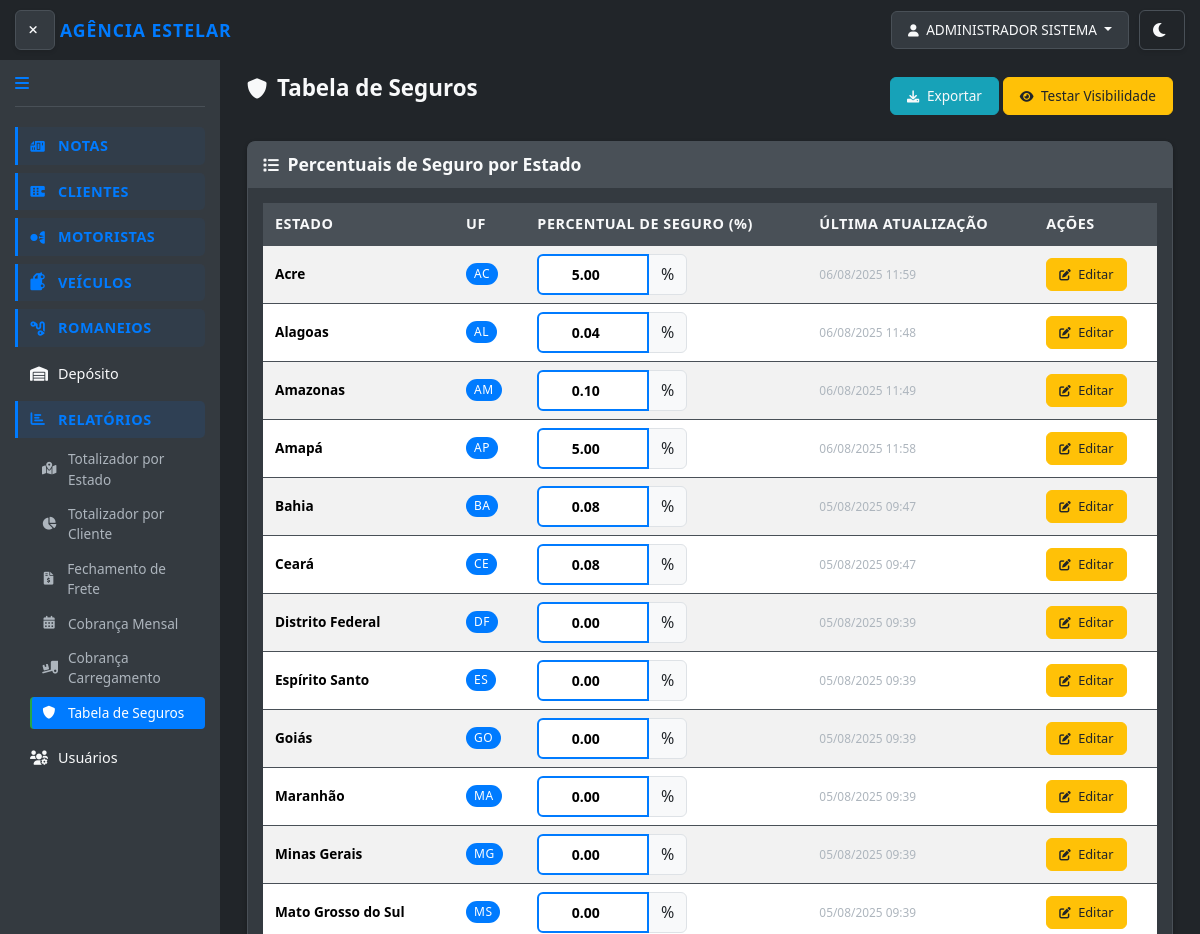
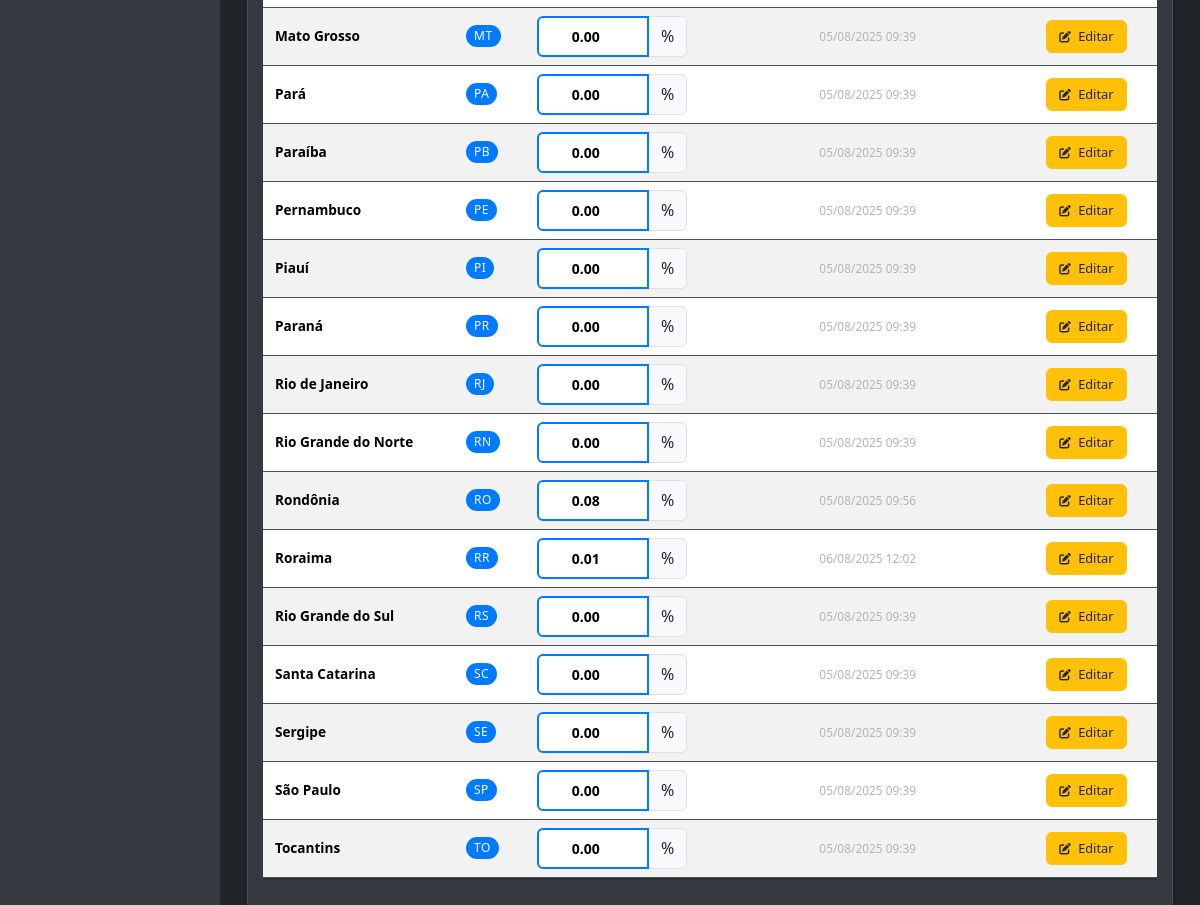
Page /notas/tabela-seguros/ (signed in) on the committed database (2 pictures, top to bottom).
### notas/models.py (models this page shows, shortened)
class UpperCaseMixin:
    def save(self, *args, **kwargs):
        for field in self._meta.fields:
            if hasattr(field, 'max_length') and hasattr(self, field.name):
                value = getattr(self, field.name)
                if value and isinstance(value, str):
                    exclude_fields = [
                        'email', 'password', 'username', 'cpf', 'cnpj',
                        'cnh', 'chassi', 'renavam', 'placa', 'cep',
                        'telefone', 'rntrc', 'numero_consulta', 'tipo_usuario'
                    ]
                    if field.name not in exclude_fields:
                        setattr(self, field.name, value.upper())
        super().save(*args, **kwargs)

class Usuario(UpperCaseMixin, AbstractUser):
    TIPO_USUARIO_CHOICES = [
        ('admin', 'Administrador'),
        ('funcionario', 'Funcionário'),
        ('cliente', 'Cliente'),
    ]
    tipo_usuario = models.CharField(
        max_length=20,
        choices=TIPO_USUARIO_CHOICES,
        default='funcionario',
        verbose_name="Tipo de Usuário"
    )
    cliente = models.ForeignKey(
        Cliente,
        on_delete=models.CASCADE,
        null=True,
        blank=True,
        verbose_name="Cliente Vinculado"
    )
    telefone = models.CharField(max_length=20, blank=True, verbose_name="Telefone")
    ultimo_acesso = models.DateTimeField(null=True, blank=True, verbose_name="Último Acesso")
    REQUIRED_FIELDS = ['email', 'first_name', 'last_name']
    USERNAME_FIELD = 'username'
    is_authenticated = True
    is_anonymous = False
    objects = UsuarioManager()
    class Meta:
        verbose_name = "Usuário"
        verbose_name_plural = "Usuários"
        ordering = ['username']
    def get_full_name(self):
        return f"{self.first_name} {self.last_name}".strip()
    @property
    def is_admin(self):
        return self.tipo_usuario == 'admin'
    @property
    def is_cliente(self):
        return self.tipo_usuario == 'cliente'
    def can_access_funcionalidades(self):
        return self.is_admin or self.is_funcionario

class TabelaSeguro(models.Model):
    ESTADOS_BRASIL = [
        ('AC', 'Acre'),
        ('AL', 'Alagoas'),
        ('AP', 'Amapá'),
        ('AM', 'Amazonas'),
        ('BA', 'Bahia'),
        ('CE', 'Ceará'),
        ('DF', 'Distrito Federal'),
        ('ES', 'Espírito Santo'),
        ('GO', 'Goiás'),
        ('MA', 'Maranhão'),
        ('MT', 'Mato Grosso'),
        ('MS', 'Mato Grosso do Sul'),
        ('MG', 'Minas Gerais'),
        ('PA', 'Pará'),
        ('PB', 'Paraíba'),
        ('PR', 'Paraná'),
        ('PE', 'Pernambuco'),
        ('PI', 'Piauí'),
        ('RJ', 'Rio de Janeiro'),
        ('RN', 'Rio Grande do Norte'),
        ('RS', 'Rio Grande do Sul'),
        ('RO', 'Rondônia'),
        ('RR', 'Roraima'),
        ('SC', 'Santa Catarina'),
        ('SP', 'São Paulo'),
        ('SE', 'Sergipe'),
        ('TO', 'Tocantins'),
    ]
    estado = models.CharField(
        max_length=2,
        choices=ESTADOS_BRASIL,
        unique=True,
        verbose_name="Estado (UF)"
    )
    percentual_seguro = models.DecimalField(
        max_digits=5,
        decimal_places=2,
        default=0.00,
        verbose_name="Percentual de Seguro (%)"
    )
    data_atualizacao = models.DateTimeField(
        auto_now=True,
        verbose_name="Data de Atualização"
    )
    class Meta:
        verbose_name = "Tabela de Seguro"
        verbose_name_plural = "Tabela de Seguros"
        ordering = ['estado']

### notas/views.py (the view, shortened to what this page needs)
# urls.py: path('tabela-seguros/', views.listar_tabela_seguros, name='listar_tabela_seguros'),
@login_required
@user_passes_test(is_admin)
def listar_tabela_seguros(request):
    tabela_seguros = TabelaSeguro.objects.all().order_by('estado')
    context = {
        'tabela_seguros': tabela_seguros,
    }
    return render(request, 'notas/listar_tabela_seguros.html', context)

### notas/templatetags/format_filters.py (called while the page is built)
@register.filter
def format_for_input(value, decimal_places=2):
    if value is None:
        return '0.00'
    try:
        float_value = float(value)
        return f"{float_value:.{decimal_places}f}"
    except (ValueError, TypeError):
        return '0.00'

### notas/views.py (called while the page is built)
def is_admin(user):
    return user.is_authenticated and user.tipo_usuario.upper() == 'ADMIN'

### notas/templates/notas/listar_tabela_seguros.html (shortened to what this page needs)
{% extends 'base.html' %}
{% load static %}
{% load format_filters %}
{% block content %}
<div class="container-fluid">
    <div class="row">
        <div class="col-12">
            <div class="d-flex justify-content-between align-items-center mb-4">
                <h2><i class="fas fa-shield-alt"></i> Tabela de Seguros</h2>
                <div>
                                         <button type="button" class="btn btn-info" onclick="exportarTabela()">
                         <i class="fas fa-download"></i> Exportar
                     </button>
                     <button type="button" class="btn btn-warning" onclick="testarCampos()">
                         <i class="fas fa-eye"></i> Testar Visibilidade
                     </button>
                </div>
            </div>
            <div class="card">
                <div class="card-header">
                    <h5 class="card-title mb-0">
                        <i class="fas fa-list"></i> Percentuais de Seguro por Estado
                    </h5>
                </div>
                <div class="card-body">
                    <div class="table-responsive">
                        <table class="table table-striped table-hover" id="tabela-seguros">
                            <thead>
                                <tr>
                                    <th>Estado</th>
                                    <th>UF</th>
                                    <th>Percentual de Seguro (%)</th>
                                    <th>Última Atualização</th>
                                    <th>Ações</th>
                                </tr>
                            </thead>
                            <tbody>
                                {% for seguro in tabela_seguros %}
                                    <tr data-seguro-id="{{ seguro.pk }}">
                                        <td>
                                            <strong>{{ seguro.get_estado_display }}</strong>
                                        </td>
                                        <td>
                                            <span class="badge bg-primary">{{ seguro.estado }}</span>
                                        </td>
                                        <td>
                                            <div class="input-group" style="max-width: 150px;">
                                                <input type="number"
                                                       class="form-control percentual-input"
                                                       value="{{ seguro.percentual_seguro|format_for_input:2 }}"
                                                       min="0"
                                                       max="100"
                                                       step="0.01"
                                                       data-seguro-id="{{ seguro.pk }}"
                                                       data-original-value="{{ seguro.percentual_seguro }}"
                                                       style="text-align: center; color: #000000 !important; font-weight: bold !important; background-color: white !important; border: 2px solid #007bff !important; font-size: 14px !important;"
                                                       onchange="console.log('Campo alterado:', this.value);">
                                                <span class="input-group-text">%</span>
                                            </div>
                                        </td>
                                        <td>
                                            <small class="text-muted">
                                                {{ seguro.data_atualizacao|date:"d/m/Y H:i" }}
                                            </small>
                                        </td>
                                        <td>
                                            <a href="{% url 'notas:editar_tabela_seguro' seguro.pk %}"
                                               class="btn btn-warning btn-sm">
                                                <i class="fas fa-edit"></i> Editar
                                            </a>
                                        </td>
                                    </tr>
                                {% endfor %}
                            </tbody>
                        </table>
                    </div>
                </div>
            </div>
        </div>
    </div>
</div>
{% endblock %}

### templates/base.html (shortened to what this page needs)
{% load static %}
<!DOCTYPE html>
<html lang="pt-BR">
<head>
    <link href="https://cdn.jsdelivr.net/npm/bootstrap@5.3.3/dist/css/bootstrap.min.css" rel="stylesheet">
            <link rel="stylesheet" href="{% static 'css/style.css' %}?v=1.6">
    <link rel="stylesheet" href="https://cdnjs.cloudflare.com/ajax/libs/font-awesome/6.0.0-beta3/css/all.min.css">
</head>
<body data-theme="dark">
    <div class="top-bar">
        <button id="menu-toggle" class="btn btn-outline-light btn-sm menu-toggle-btn" title="Alternar Menu">
            <i class="fas fa-bars"></i>
        </button>
                        <div class="logo-container">
                            <a href="{% url 'notas:dashboard' %}" class="logo">Agência Estelar</a>
                        </div>
        <div class="user-area">
            <div class="user-info">
                {% if user.is_authenticated %}
                    <div class="dropdown">
                        <button class="btn btn-outline-light dropdown-toggle" type="button" id="userDropdown" data-bs-toggle="dropdown" aria-expanded="false">
                            <i class="fas fa-user"></i> {{ user.get_full_name|default:user.username }}
                        </button>
                    </div>
                {% else %}
                    <a href="{% url 'notas:login' %}" class="btn btn-outline-light">Login</a>
                {% endif %}
            </div>
            <button id="theme-toggle" class="btn btn-outline-light btn-sm theme-toggle-btn" title="Alternar Tema">
                <i id="theme-icon" class="fas fa-moon"></i>
            </button>
        </div>
    </div>
    <div class="main-wrapper">
        {% if user.is_authenticated %}
               <div class="sidebar">
           <div class="sidebar-header">
               <h3><i class="fas fa-bars"></i></h3>
           </div>
            <nav class="sidebar-nav">
                <ul class="nav-menu">
                    {% if user.can_access_funcionalidades %}
                    <li class="nav-group">
                        <div class="nav-group-header">
                            <i class="fas fa-file-invoice"></i>
                            <span>Notas</span>
                        </div>
                    </li>
                    <li class="nav-group">
                        <div class="nav-group-header">
                            <i class="fas fa-building"></i>
                            <span>Clientes</span>
                        </div>
                    </li>
                    <li class="nav-group">
                        <div class="nav-group-header">
                            <i class="fas fa-user-tie"></i>
                            <span>Motoristas</span>
                        </div>
                    </li>
                    <li class="nav-group">
                        <div class="nav-group-header">
                            <i class="fas fa-truck"></i>
                            <span>Veículos</span>
                        </div>
                    </li>
                    <li class="nav-group">
                        <div class="nav-group-header">
                            <i class="fas fa-route"></i>
                            <span>Romaneios</span>
                        </div>
                    </li>
                   <li class="nav-item">
                       <a href="{% url 'notas:pesquisar_mercadorias_deposito' %}">
                           <i class="fas fa-warehouse"></i> Depósito
                       </a>
                   </li>
                    {% if user.is_admin %}
                    <li class="nav-group">
                        <div class="nav-group-header">
                            <i class="fas fa-chart-bar"></i>
                            <span>Relatórios</span>
                        </div>
                        <ul class="nav-submenu">
                            <li><a href="{% url 'notas:totalizador_por_estado' %}">
                                <i class="fas fa-map-marked-alt"></i> Totalizador por Estado
                            </a></li>
                            <li><a href="{% url 'notas:totalizador_por_cliente' %}">
                                <i class="fas fa-chart-pie"></i> Totalizador por Cliente
                            </a></li>
                            <li><a href="{% url 'notas:fechamento_frete' %}">
                                <i class="fas fa-file-invoice-dollar"></i> Fechamento de Frete
                            </a></li>
                            <li><a href="{% url 'notas:cobranca_mensal' %}">
                                <i class="fas fa-calendar-alt"></i> Cobrança Mensal
                            </a></li>
                            <li><a href="{% url 'notas:cobranca_carregamento' %}">
                                <i class="fas fa-truck-loading"></i> Cobrança Carregamento
                            </a></li>
                            <li><a href="{% url 'notas:listar_tabela_seguros' %}">
                                <i class="fas fa-shield-alt"></i> Tabela de Seguros
                            </a></li>
                        </ul>
                    </li>
                   <li class="nav-item">
                       <a href="{% url 'notas:listar_usuarios' %}">
                           <i class="fas fa-users-cog"></i> Usuários
                       </a>
                   </li>
                    {% endif %}
                    {% endif %}
                </ul>
            </nav>
        </div>
        {% endif %}
        <div class="main-content">
            {% block content %}{% endblock %}
        </div>
    </div>
</body>
</html>

### notas/templates/notas/listar_tabela_seguros.html (style rules this page uses)
.percentual-input { background-color: white !important; color: #000000 !important; border: 2px solid #007bff !important; font-weight: bold !important; font-size: 14px !important; text-align: center !important; }
.percentual-input::placeholder { color: #6c757d !important; }
.percentual-input[value] { color: #000000 !important; font-weight: bold !important; }
input[type="number"].percentual-input { color: #000000 !important; background-color: white !important; font-weight: bold !important; }

### rows in the picture
Usuario: get_full_name "ADMINISTRADOR SISTEMA"
TabelaSeguro: estado "Acre", estado "AC", percentual_seguro "5.00", data_atualizacao "06/08/2025 11:59"
TabelaSeguro: estado "Alagoas", estado "AL", percentual_seguro "0.04", data_atualizacao "06/08/2025 11:48"
TabelaSeguro: estado "Amazonas", estado "AM", percentual_seguro "0.10", data_atualizacao "06/08/2025 11:49"
TabelaSeguro: estado "Amapá", estado "AP", percentual_seguro "5.00", data_atualizacao "06/08/2025 11:58"
TabelaSeguro: estado "Bahia", estado "BA", percentual_seguro "0.08", data_atualizacao "05/08/2025 09:47"
TabelaSeguro: estado "Ceará", estado "CE", percentual_seguro "0.08", data_atualizacao "05/08/2025 09:47"
TabelaSeguro: estado "Distrito Federal", estado "DF", percentual_seguro "0.00", data_atualizacao "05/08/2025 09:39"
TabelaSeguro: estado "Espírito Santo", estado "ES", percentual_seguro "0.00", data_atualizacao "05/08/2025 09:39"
TabelaSeguro: estado "Goiás", estado "GO", percentual_seguro "0.00", data_atualizacao "05/08/2025 09:39"
TabelaSeguro: estado "Maranhão", estado "MA", percentual_seguro "0.00", data_atualizacao "05/08/2025 09:39"
TabelaSeguro: estado "Minas Gerais", estado "MG", percentual_seguro "0.00", data_atualizacao "05/08/2025 09:39"
TabelaSeguro: estado "Mato Grosso do Sul", estado "MS", percentual_seguro "0.00", data_atualizacao "05/08/2025 09:39"
TabelaSeguro: estado "Mato Grosso", estado "MT", percentual_seguro "0.00", data_atualizacao "05/08/2025 09:39"
TabelaSeguro: estado "Pará", estado "PA", percentual_seguro "0.00", data_atualizacao "05/08/2025 09:39"
TabelaSeguro: estado "Paraíba", estado "PB", percentual_seguro "0.00", data_atualizacao "05/08/2025 09:39"
TabelaSeguro: estado "Pernambuco", estado "PE", percentual_seguro "0.00", data_atualizacao "05/08/2025 09:39"
TabelaSeguro: estado "Piauí", estado "PI", percentual_seguro "0.00", data_atualizacao "05/08/2025 09:39"
TabelaSeguro: estado "Paraná", estado "PR", percentual_seguro "0.00", data_atualizacao "05/08/2025 09:39"
TabelaSeguro: estado "Rio de Janeiro", estado "RJ", percentual_seguro "0.00", data_atualizacao "05/08/2025 09:39"
TabelaSeguro: estado "Rio Grande do Norte", estado "RN", percentual_seguro "0.00", data_atualizacao "05/08/2025 09:39"
TabelaSeguro: estado "Rondônia", estado "RO", percentual_seguro "0.08", data_atualizacao "05/08/2025 09:56"
TabelaSeguro: estado "Roraima", estado "RR", percentual_seguro "0.01", data_atualizacao "06/08/2025 12:02"
TabelaSeguro: estado "Rio Grande do Sul", estado "RS", percentual_seguro "0.00", data_atualizacao "05/08/2025 09:39"
TabelaSeguro: estado "Santa Catarina", estado "SC", percentual_seguro "0.00", data_atualizacao "05/08/2025 09:39"
TabelaSeguro: estado "Sergipe", estado "SE", percentual_seguro "0.00", data_atualizacao "05/08/2025 09:39"
TabelaSeguro: estado "São Paulo", estado "SP", percentual_seguro "0.00", data_atualizacao "05/08/2025 09:39"
TabelaSeguro: estado "Tocantins", estado "TO", percentual_seguro "0.00", data_atualizacao "05/08/2025 09:39"
